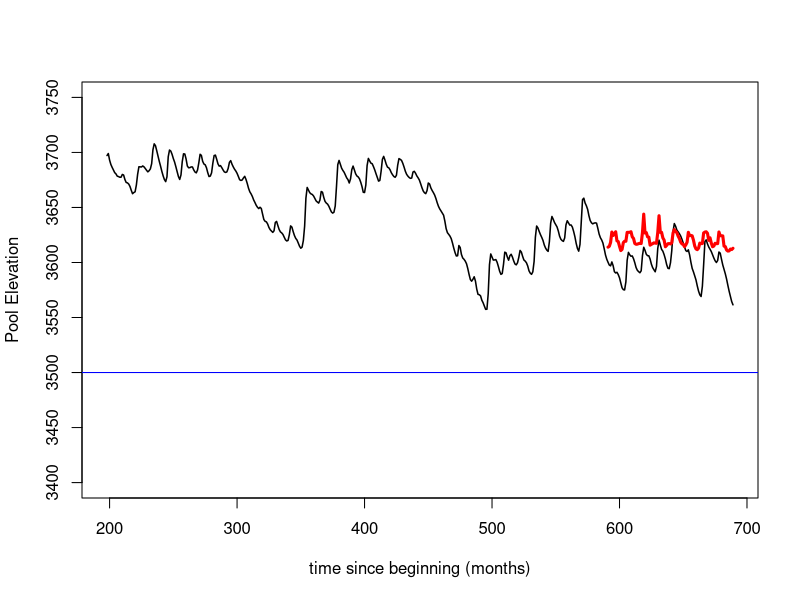
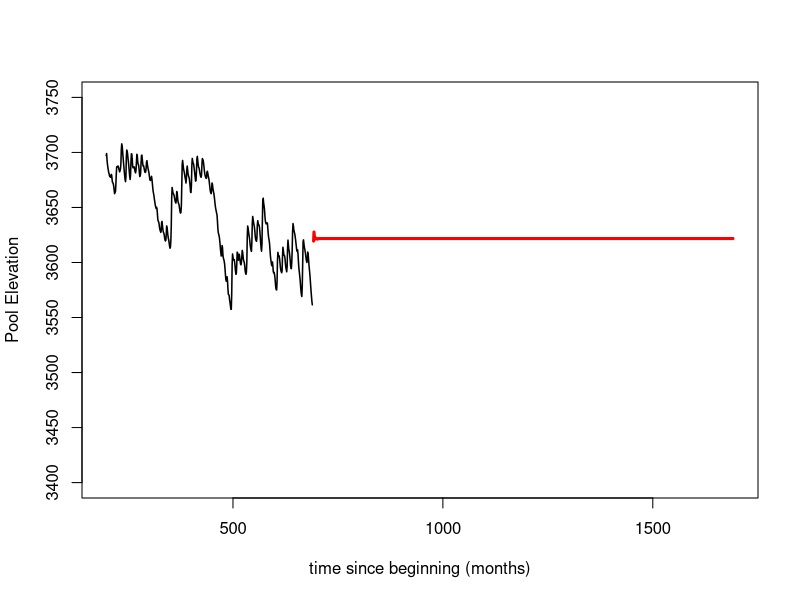
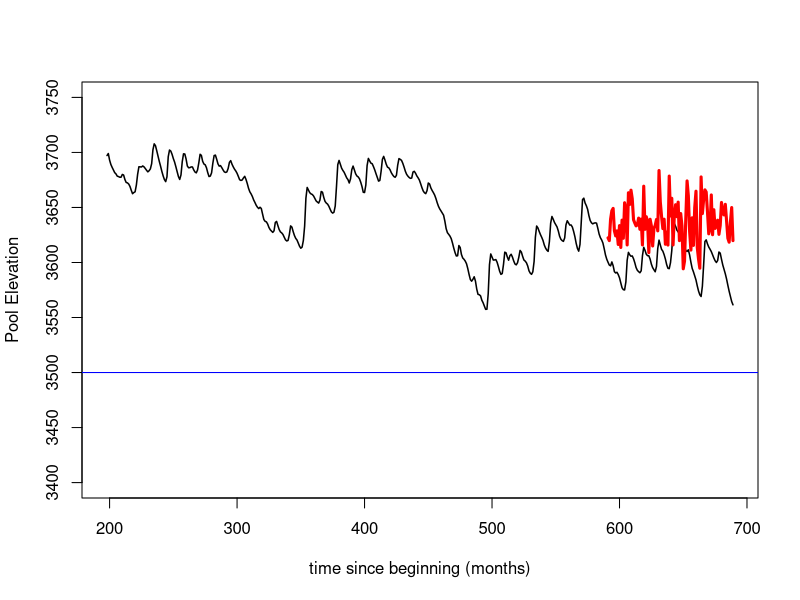

Recreate these plots in R, in order. (Note: a time limit stopped this script after it produced the figures.)
## ---- chunk 1
knitr::opts_chunk$set(echo = TRUE)
## ---- chunk 2
library(lubridate)
library(forecast)
library(caret)
library(randomForest)
## ---- chunk 3
dat <- read.csv("Lake_Powell_Data.csv")

# Aggregate by each month (by minimum)
dat$YEAR_MONTH <- paste0(year(mdy(dat$datetime)), "_", month(mdy(dat$datetime)))

dat2 <- aggregate(dat[, 2:6], list(dat$YEAR_MONTH), mean)

dat2$YEAR <- as.numeric(sapply(dat2$Group.1, function(x) unlist(strsplit(x, "_"))[1]))
dat2$MONTH <- as.numeric(sapply(dat2$Group.1, function(x) unlist(strsplit(x, "_"))[2]))

dat2$MONTHS_SINCE_BEG <- (dat2$YEAR - 1963) * 12 + (dat2$MONTH - 12)

# order by months since beginning
dat2 <- dat2[order(dat2$MONTHS_SINCE_BEG, decreasing = FALSE), ]


# start from month 197 To get to Jun 1980
dat2 <- dat2[dat2$MONTHS_SINCE_BEG > 197, ]
head(dat2)

## ---- chunk 4
# 80% in training - 20% testing split
train_idx <- seq_len(nrow(dat2) * .8)

train_dat <- dat2[train_idx, ]
test_dat <- dat2[-train_idx, ]
## ---- chunk 5
# forecast each predictor -------------------------------------------------
for_plot <- list()
all_fcasts <- list()
for (variable in c("total.inflows", "total.release", "evaporation", "power.release")) {
    tmp <- ts(dat2[, variable], frequency = 1, start = 200)
    fit <- auto.arima(tmp)
    fcast <- forecast(fit, h = 1000)
    for_plot[[variable]]  <- fcast
    fcast <- as.data.frame(fcast)
    all_fcasts[[variable]] <- fcast
}

## ---- chunk 6
# Create control function for training with 10 folds. search method is grid.
control <- trainControl(method = "cv", 
                        number = 10, 
                        search = "grid")

## ---- chunk 7

# Create tunegrid with 15 values from 1:15 for mtry to tunning model. Our train function will change number of entry variable at each split according to tunegrid. 
tunegrid <- expand.grid(.mtry = (1:15)) 

rf_gridsearch <- train(pool.elevation ~ MONTHS_SINCE_BEG + total.inflows + total.release + evaporation + power.release,
                       data = train_dat,
                       method = "rf",
                       metric = "RMSE",
                       trControl = control,
                       tuneGrid = tunegrid)

# rf_gridsearch<- randomForest(pool.elevation ~ MONTHS_SINCE_BEG + total.inflows + total.release + evaporation + power.release, data = train_dat, mtry = 3, importance = TRUE, na.action = na.omit)
print(rf_gridsearch)

predictions <- predict(rf_gridsearch, newdata = test_dat)

MSE_test <- sum((test_dat$pool.elevation - predictions)^2) / nrow(test_dat)
(RMSE <- sqrt(MSE_test))

plot(dat2$MONTHS_SINCE_BEG, dat2$pool.elevation, type =  "l", lty = 1, lwd = 1.5,
     xlab = "time since beginning (months)", ylab = "Pool Elevation", ylim = c(3400, 3750))
lines(test_dat$MONTHS_SINCE_BEG, predictions, col = "red", lwd = 3)
abline(h = 3500, col = "blue")
## ---- chunk 8
# forecast pool elevation
all_predictions <- c()
for (t in rownames(all_fcasts$total.inflows)) {
    tmp <- predict(rf_gridsearch,
                   newdata = data.frame(MONTHS_SINCE_BEG = as.numeric(t), 
                                        total.inflows = all_fcasts$total.inflows[t, "Point Forecast"],
                                        total.release = all_fcasts$total.release[t, "Point Forecast"],
                                        evaporation = all_fcasts$evaporation[t, "Point Forecast"],
                                        power.release = all_fcasts$power.release[t, "Point Forecast"]))
    
    all_predictions <- c(all_predictions, tmp)
}

names(all_predictions) <- rownames(all_fcasts$total.inflows)




plot(dat2$MONTHS_SINCE_BEG, dat2$pool.elevation, type =  "l", lty = 1, lwd = 1.5,
     xlab = "time since beginning (months)", ylab = "Pool Elevation", ylim = c(3400, 3750), 
     xlim = c(200, max(as.numeric(rownames(all_fcasts$total.inflows)))))
lines(as.numeric(names(all_predictions)), all_predictions, col = "red", lwd = 3)
## ---- chunk 9


knn_model <- train(pool.elevation ~ MONTHS_SINCE_BEG + total.inflows + total.release + evaporation +power.release,
                       data = train_dat,
                       method = "knn",
                       metric = "RMSE",
                       trControl = control)
print(knn_model)

predictions <- predict(knn_model, newdata = test_dat)

MSE_test <- sum((test_dat$pool.elevation - predictions)^2) / nrow(test_dat)

#TODO figure out this
(RMSE <- sqrt(MSE_test))

plot(dat2$MONTHS_SINCE_BEG, dat2$pool.elevation, type =  "l", lty = 1, lwd = 1.5,
     xlab = "time since beginning (months)", ylab = "Pool Elevation", ylim = c(3400, 3750))
lines(test_dat$MONTHS_SINCE_BEG, predictions, col = "red", lwd = 3)
abline(h = 3500, col = "blue")
## ---- chunk 10
all_predictions <- c()
for (t in rownames(all_fcasts$total.inflows)) {
    tmp <- predict(knn_model,
                   newdata = data.frame(MONTHS_SINCE_BEG = as.numeric(t), 
                                        total.inflows = all_fcasts$total.inflows[t, "Point Forecast"],
                                        total.release = all_fcasts$total.release[t, "Point Forecast"],
                                        evaporation = all_fcasts$evaporation[t, "Point Forecast"],
                                        power.release = all_fcasts$power.release[t, "Point Forecast"]))
    
    all_predictions <- c(all_predictions, tmp)
}


names(all_predictions) <- rownames(all_fcasts$total.inflows)


plot(dat2$MONTHS_SINCE_BEG, dat2$pool.elevation, type =  "l", lty = 1, lwd = 1.5,
     xlab = "time since beginning (months)", ylab = "Pool Elevation", ylim = c(3400, 3750), xlim = c(200, 1000))
lines(as.numeric(names(all_predictions)), all_predictions, col = "red", lwd = 3)


## ---- chunk 11
lambda <- 10^seq(2, -3, length = 100)
lasso_model <- train(pool.elevation ~ MONTHS_SINCE_BEG + total.inflows + total.release + evaporation + power.release,
                   data = train_dat,
                   method = "glmnet",
                   metric = "RMSE",
                   trControl = control,
                   tuneGrid = expand.grid(alpha = 1, lambda = lambda))

print(lasso_model)

predictions <- predict(lasso_model, newdata = test_dat)

MSE_test <- sum((test_dat$pool.elevation - predictions)^2) / nrow(test_dat)
(RMSE <- sqrt(MSE_test))

plot(dat2$MONTHS_SINCE_BEG, dat2$pool.elevation, type =  "l", lty = 1, lwd = 1.5,
     xlab = "time since beginning (months)", ylab = "Pool Elevation", ylim = c(3400, 3750))
lines(test_dat$MONTHS_SINCE_BEG, predictions, col = "red", lwd = 3)
abline(h = 3500, col = "blue")

## ---- chunk 12
# forecast pool elevation
all_predictions <- c()
for (t in rownames(all_fcasts$total.inflows)) {
    tmp <- predict(lasso_model,
                   newdata = data.frame(MONTHS_SINCE_BEG = as.numeric(t), 
                                        total.inflows = all_fcasts$total.inflows[t, "Point Forecast"],
                                        total.release = all_fcasts$total.release[t, "Point Forecast"],
                                        evaporation = all_fcasts$evaporation[t, "Point Forecast"],
                                        power.release = all_fcasts$power.release[t, "Point Forecast"]))
    
    all_predictions <- c(all_predictions, tmp)
}


names(all_predictions) <- rownames(all_fcasts$total.inflows)


plot(dat2$MONTHS_SINCE_BEG, dat2$pool.elevation, type =  "l", lty = 1, lwd = 1.5,
     xlab = "time since beginning (months)", ylab = "Pool Elevation", ylim = c(3400, 3750), xlim = c(200, max(as.numeric(rownames(all_fcasts$total.inflows)))))
lines(as.numeric(names(all_predictions)), all_predictions, col = "red", lwd = 3)
abline(h = 3500, col = "blue")
